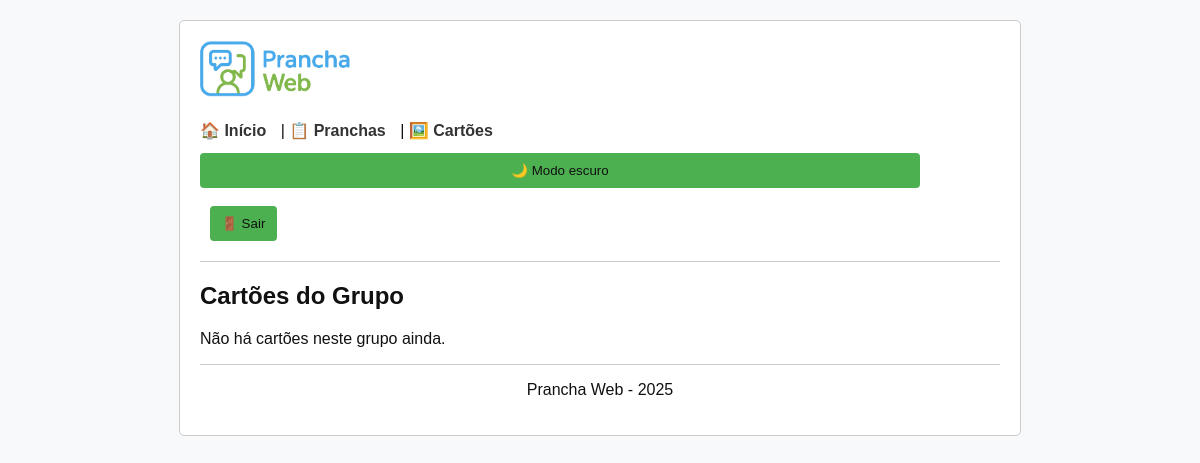
Page /pages/listar_cartoes_grupo.php?id=6 (signed in) on the earlier database version.
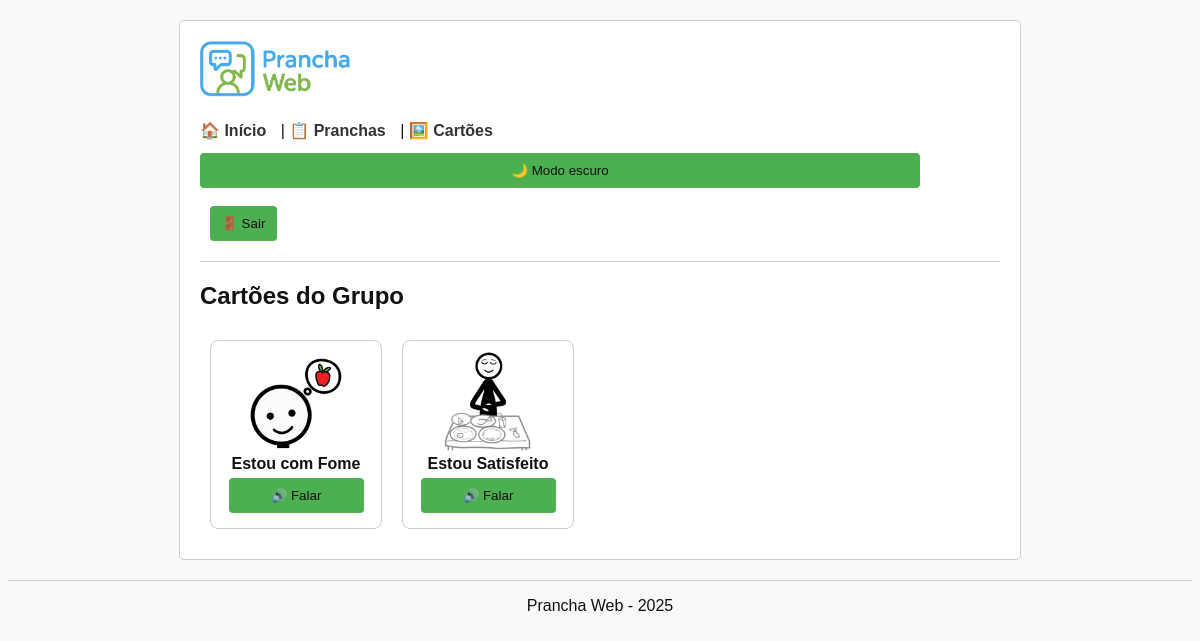
Same page on the later database version.
### tables this page shows
CREATE TABLE `cartoes` (
  `id` int(11) NOT NULL,
  `titulo` varchar(255) NOT NULL,
  `imagem` varchar(255) DEFAULT NULL,
  `som` varchar(255) DEFAULT NULL,
  `texto_alternativo` varchar(255) DEFAULT NULL,
  `id_grupo` int(11) NOT NULL
);

### includes/modelo_cartoes.php (called while the page is built, shortened)
<?php
function listarCartoesPorGrupo($id_grupo) {
    $conexao = new mysqli(DB_HOST, DB_USUARIO, DB_SENHA, DB_NOME);
    $cartoes = [];
    $sql = "SELECT id, titulo, imagem, texto_alternativo FROM cartoes WHERE id_grupo = ? ORDER BY titulo";
    $comando = $conexao->prepare($sql);
    $comando->bind_param("i", $id_grupo);
    $comando->execute();
    $comando->store_result();
    $comando->bind_result($id, $titulo, $imagem, $texto_alt);
    while ($comando->fetch()) {
        $cartoes[] = [
            'id' => $id,
            'titulo' => $titulo,
            'imagem' => $imagem,
            'texto_alternativo' => $texto_alt
        ];
    }
    return $cartoes;
}
?>

### pages/listar_cartoes_grupo.php (the view, shortened to what this page needs)
<?php include '../includes/cabecalho.php'; ?>
<?php require_once '../includes/modelo_cartoes.php'; ?>
<?php
$id_grupo = intval($_GET['id']);
$cartoes = listarCartoesPorGrupo($id_grupo);
?>
<h2>Cartões do Grupo</h2>
<?php if (count($cartoes) > 0): ?>
    <div class="lista-cartoes">
    <?php foreach ($cartoes as $cartao): ?>
        <div class="cartao-item">
            <img src="../imagens/cartoes/<?php echo htmlspecialchars($cartao['imagem']); ?>" alt="<?php echo htmlspecialchars($cartao['texto_alternativo']); ?>"><br>
            <strong><?php echo htmlspecialchars($cartao['titulo']); ?></strong><br>
            <button onclick="falar('<?php echo addslashes($cartao['titulo']); ?>')">🔊 Falar</button>
        </div>
    <?php endforeach; ?>
</div>
    </div>
<?php else: ?>
    <p>Não há cartões neste grupo ainda.</p>
<?php endif; ?>
<?php include '../includes/rodape.php'; ?>

Differences in the rows shown:
added cartoes: imagem (picture), titulo "Estou com Fome"
added cartoes: imagem (picture), titulo "Estou Satisfeito"
Other differences:
text no longer shown: "Não há cartões neste grupo ainda."
